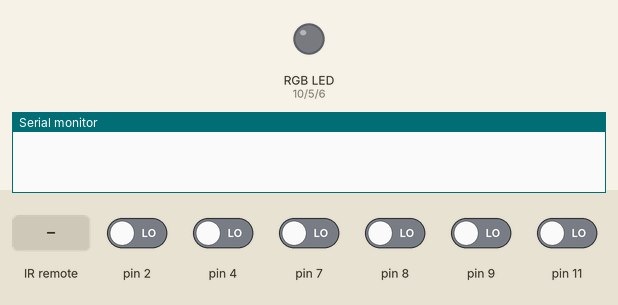
This sketch was run on a simulated Arduino Uno, built with avr-gcc and run on an emulated ATmega328P. On the bench: an RGB LED mixed from three pins (HIGH = lit), the last lines printed to the serial monitor. The inputs (shaded band) are chosen by the test bench; at power-on: pin 2, pin 4, pin 7–9, pin 11 LOW.

Above: at 1.2 s.
1.3 s: infrared code 0x1275C received
At 1.7 s:
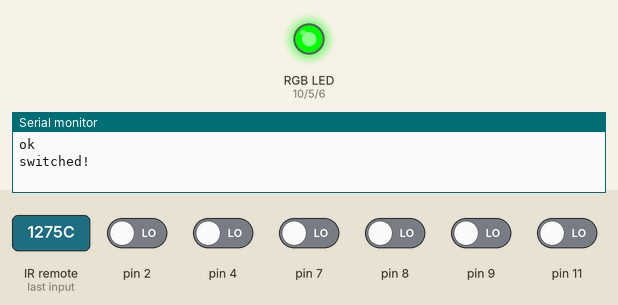
3.3 s: infrared code 0x275C received
At 3.7 s:
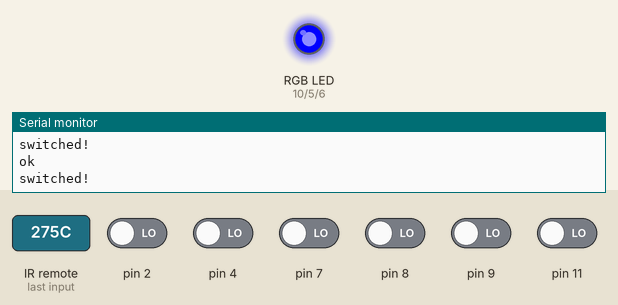
5.3 s: infrared code 0x1275C received
At 5.7 s:
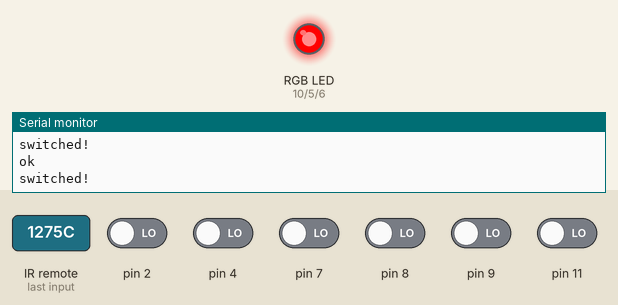
Timing chart, 0 to 8.3 s (numbered marks = the images above; inputs shaded):
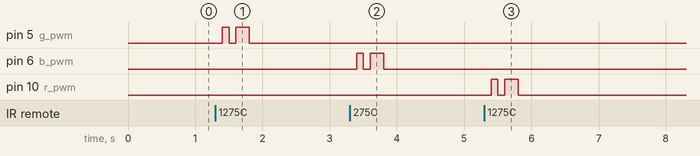

Measured:
- after the input at 1.3 s, pin 5 (g_pwm): LOW → HIGH after 0.10 s, → LOW 0.10 s later, → HIGH 0.10 s later, → LOW 0.20 s later
- after the input at 3.3 s, pin 6 (b_pwm): LOW → HIGH after 0.10 s, → LOW 0.10 s later, → HIGH 0.10 s later, → LOW 0.20 s later
- after the input at 5.3 s, pin 10 (r_pwm): LOW → HIGH after 0.10 s, → LOW 0.10 s later, → HIGH 0.10 s later, → LOW 0.20 s later

The sketch:

rgb_encoder_ir_working.ino
```cpp
#include <IRremote.h>

#define RED 0
#define GREEN 1
#define BLUE 2

#define r_pwm 10
#define g_pwm 5
#define b_pwm 6

#define r_clk  digitalRead(2)
#define g_clk  digitalRead(4)
#define b_clk  digitalRead(7)

#define r_dt digitalRead(8)
#define g_dt digitalRead(9)
#define b_dt digitalRead(11)

#define STEP 5

int clk_state[3];
int dt[3];
int clk_last[3] = { r_clk, g_clk, b_clk };
int percentage[3] = { 0, 0, 0 };
int brightness[3] = { 0, 0, 0 };
char colours[3] = { 'R', 'G', 'B' };
uint8_t pwm_pins[3] = { 10, 5, 6 };
int colour_to_adjust = 0;

int RECV_PIN = A5;
IRrecv irrecv(RECV_PIN);
decode_results results;

void setup() {
  pinMode(r_pwm, OUTPUT);
  pinMode(g_pwm, OUTPUT);
  pinMode(b_pwm, OUTPUT);

  pinMode(r_clk, INPUT);
  pinMode(g_clk, INPUT);
  pinMode(b_clk, INPUT);

  pinMode(r_dt, INPUT);
  pinMode(g_dt, INPUT);
  pinMode(b_dt, INPUT);

  Serial.begin(9600);
  irrecv.enableIRIn(); // Start the receiver
}

void loop() {
  clk_state[RED] = r_clk;
  clk_state[GREEN] = g_clk;
  clk_state[BLUE] = b_clk;

  dt[RED] = r_dt;
  dt[GREEN] = g_dt;
  dt[BLUE] = b_dt;

  for (int i = 0; i <= 2; i++) {
    if (clk_state[i] != clk_last[i]) {
      if (dt[i] != clk_state[i]) {
        Serial.println("+++");
        Serial.println(colours[i]);
        changeBrightness(i, true);
      } else {
        Serial.println("---");
        Serial.println(colours[i]);
        changeBrightness(i, false);
      }
    }
  }

  for (int i = 0; i <= 2; i++) {
    clk_last[i] = clk_state[i];
  }

  for (int i = 0; i <= 2; i++) {
    brightness[i] = 51.0/200000.0 * pow(percentage[i], 3);
    analogWrite(pwm_pins[i], brightness[i]);
  }
  // r_brightness = 51.0/200000.0 * pow(r_percentage, 3);
  // analogWrite(3, r_brightness);
  delay(2);

    if (irrecv.decode(&results)) {
     // Serial.println(results.value, HEX);

     switch(results.value) {
      case 0x12758:
        Serial.println("up");
        changeBrightness(colour_to_adjust, true);
        break;
      case 0x2758:
        Serial.println("up");
        changeBrightness(colour_to_adjust, true);
        break;
      case 0x12759:
        Serial.println("down");
        changeBrightness(colour_to_adjust, false);
        break;
      case 0x2759:
        Serial.println("down");
        changeBrightness(colour_to_adjust, false);
        break;
      case 0x1275C:
        Serial.println("ok");
        changeColour();
        break;
      case 0x275C:
        Serial.println("ok");
        changeColour();
        break;
     }

     irrecv.resume(); // Receive the next value
    }
}


void changeBrightness(int colour, bool increase) {
  int new_percentage;
  Serial.println(colour);
  switch (increase) {
    case true:
      new_percentage = percentage[colour] + STEP;
      if (new_percentage > 100) {
        percentage[colour] = 100;
      } else {
        percentage[colour] = new_percentage;
      }
      break;
    case false:
      new_percentage = percentage[colour] - STEP;
      if (new_percentage < 0) {
        percentage[colour] = 0;
      } else {
        percentage[colour] = new_percentage;
      }
      break;
  }
}

void changeColour() {
  Serial.println("switched!");
  if (colour_to_adjust + 1 > 2) {
    colour_to_adjust = 0;
  } else {
    colour_to_adjust = colour_to_adjust +1;
  }

  indicateSelected(colour_to_adjust);
}

void indicateSelected(int colour) {

  for (int i = 0; i <= 2; i++) {
    analogWrite(pwm_pins[i], 0);
  }

  delay(100);
  analogWrite(pwm_pins[colour], 255);
  delay(100);
  analogWrite(pwm_pins[colour], 0);
  delay(100);
  analogWrite(pwm_pins[colour], 255);
  delay(200);
  for (int i = 0; i <= 2; i++) {
    brightness[i] = 51.0/200000.0 * pow(percentage[i], 3);
    analogWrite(pwm_pins[i], brightness[i]);
  }
}
```
